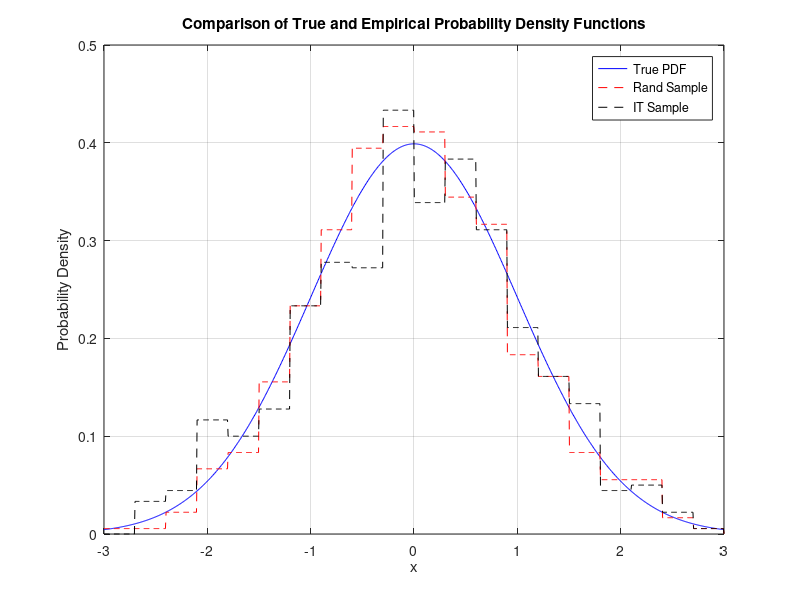

The MATLAB source for this figure:
function []=test_EmpiricalPDF()
clear all
close all 
clc

function y = true_pdf(x)
    y = 1 / sqrt(2 * pi) * exp(-0.5 * x.^2);
end

function output = empirical_pdf(x,samples, num_bins)
    min_val = min(x);
    max_val = max(x);
    edges = linspace(min_val, max_val, num_bins+1);
    diff = edges(2)- edges(1);

    counts = zeros(1, num_bins);    
    for i = 1:num_bins
        counts(i) = sum(samples >= edges(i) & samples < edges(i+1))/(size(samples,1) * diff);
    end

    num_values = size(x,2);
    output = zeros(1, num_values); 
    for i =1:num_values
        for j =1:num_bins
            if (x(i) >= edges(j) & x(i) < edges(j+1))
                output(i) = counts(j);
            end
        end
    end
end

% Sample the data

%%%%%%%%%%%%%%%%%%%%%%%%%%%%%%%%%%%%%%%%%%%%%%%%%%%%%%%%%%%%%%%%%%%%%%%%%%%
% Draw random data
rng('default'); % For reproducibility
num_samples = 600;
samples = randn(num_samples, 1); % Standard normal distribution

%%%%%%%%%%%%%%%%%%%%%%%%%%%%%%%%%%%%%%%%%%%%%%%%%%%%%%%%%%%%%%%%%%%%%%%%%%%
% inverse transform sampling
data = randn(num_samples, 1); % Sample data from an unknown distribution

% Sort the data
sorted_data = sort(data);

% Estimate the empirical CDF
empirical_cdf = (1:length(sorted_data)) / length(sorted_data);

% Generate uniform random numbers
u = rand(num_samples, 1);

% Use the empirical CDF to transform the uniform random numbers into samples
samples2 = interp1(empirical_cdf, sorted_data, u, 'linear', 'extrap');

%%%%%%%%%%%%%%%%%%%%%%%%%%%%%%%%%%%%%%%%%%%%%%%%%%%%%%%%%%%%%%%%%%%%%%%%%%%


num_vals = 1000;
x_values = linspace(-3, 3, num_vals);
true_pdf_values = true_pdf(x_values);
empirical_pdf_values = empirical_pdf(x_values, samples, 20);
empirical_pdf_values2 = empirical_pdf(x_values, samples2, 20);

% Plot the true PDF and empirical PDF
plot(x_values, true_pdf_values, 'b-')
hold on;
plot(x_values, empirical_pdf_values, 'r--');
plot(x_values, empirical_pdf_values2, 'k--');


xlabel('x');
ylabel('Probability Density');
title('Comparison of True and Empirical Probability Density Functions');
legend('True PDF', 'Rand Sample', 'IT Sample', 'Location', 'best');
grid on;

end

